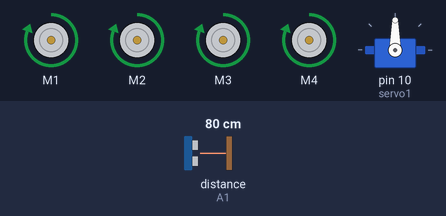
Bench run of a sketch on a simulated Arduino Uno, built with avr-gcc and run on an emulated ATmega328P. Parts: 4 × DC motor (green arrow = forward, orange = backward, longer = faster), servo. Inputs (shaded band) come from the test bench; at power-on: distance to the obstacle (sensor on A1) 80 cm. The echo pulse lasts 58.3 µs per cm.

Above: at 1.2 s.
1.3 s: distance to the obstacle (sensor on A1) set to 37 cm
2.8 s: distance to the obstacle (sensor on A1) set to 30 cm
At 4.3 s:
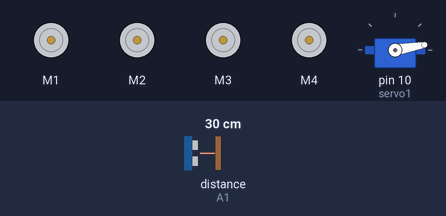
5.8 s: distance to the obstacle (sensor on A1) set to 35 cm
At 6.08 s:
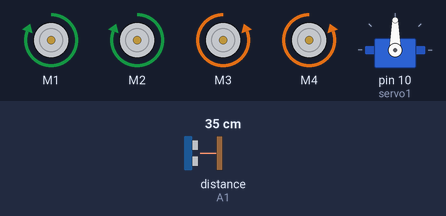
7.7 s: distance to the obstacle (sensor on A1) set to 2 cm
At 10.5 s:
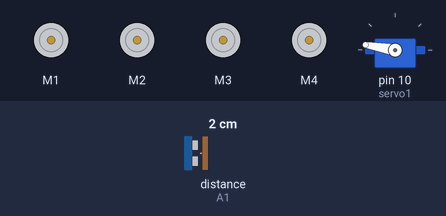
Timing chart, 0 to 11.7 s (numbered marks = the images above; inputs shaded):
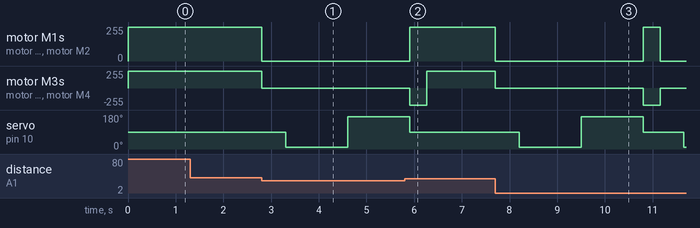

The sketch:

RoverBot_Software.ino
```cpp
//Code written by: Mohamed Adam Jemal

//Disclaimer

/*
  This Arduino code for the car robot is open source and free to use, modify, and distribute.

  You are welcome to:
  - Use this code for personal or commercial projects.
  - Modify and adapt this code to suit your needs.
  - Share this code with others.

  If you distribute or share this code, please retain this disclaimer.

  Thank you for contributing to the open-source community!
*/


//////////////////////////////////////////////////// Inclusion of libraries////////////////////////////////////////////////


#include <AFMotor.h>   // Include the AFMotor library for motor control
#define CUSTOM_SETTINGS
#define INCLUDE_GAMEPAD_MODULE
#include <Dabble.h>   // Include the Dabble library for Bluetooth Communication
#include <Servo.h>   // Include the Servo library for servo motor control //
#include <NewPing.h> // Include the NewPing library for the ultrasonic sensor //


//////////////////////////////////////////////////// Creating  Objects ////////////////////////////////////////////////////


NewPing uls_sensor1(A0, A1, 400);   /* Create an object of the NewPing class for ultrasonic sensor with the AnalogPin 0 as Trig pin and the AnalogPin1 as
an EchoPin and a max distance of 400cm */

Servo servo1;  // Create a Servo object for the servo motor

AF_DCMotor motor1(1);	// Create AF_DCMotor object for motor1
AF_DCMotor motor2(2);	// Create AF_DCMotor object for motor2
AF_DCMotor motor3(3);	// Create AF_DCMotor object for motor3
AF_DCMotor motor4(4);	// Create AF_DCMotor object for motor4


/////////////////////////////////////////////////// Movement  functions ///////////////////////////////////////////////////


// Moving forward function

void forward() {
  motor1.run(FORWARD);
  motor2.run(FORWARD);
  motor3.run(FORWARD);
  motor4.run(FORWARD);
}

// Moving backward function

void backward() {
  motor1.run(BACKWARD);
  motor2.run(BACKWARD);
  motor3.run(BACKWARD);
  motor4.run(BACKWARD);
}

// Turning right function

void right() {
  motor1.run(FORWARD);
  motor2.run(FORWARD);
  motor3.run(BACKWARD);
  motor4.run(BACKWARD);
}

// Turning left function

void left() {
  motor1.run(BACKWARD);
  motor2.run(BACKWARD);
  motor3.run(FORWARD);
  motor4.run(FORWARD);
}

// Function to stop all RoverBot motors

void stop() {
  motor1.run(RELEASE);
  motor2.run(RELEASE);
  motor3.run(RELEASE);
  motor4.run(RELEASE);
}


/////////////////////////////////////////////////// Distance measurement functions ///////////////////////////////////////


// Function to measure the forward distance using the ultrasonic sensor

unsigned int mes_dist_forward() {
  unsigned int distance = uls_sensor1.ping_cm();
  return distance;
}

// Function to measure the right distance using the servo and ultrasonic sensor

int mes_dist_right() {
  servo1.write(10);
  delay(1000);
  unsigned int dist_right = uls_sensor1.ping_cm();
  delay(300);
  servo1.write(90);
  return dist_right;
}

// Function to measure the left distance using the servo and ultrasonic sensor

int mes_dist_left() {
  servo1.write(170);
  delay(1000);
  unsigned int dist_left = uls_sensor1.ping_cm();
  delay(300);
  servo1.write(90);
  return dist_left;
}

// Function to choose between turning to the right or to the left based on the longest distance captured by the ultrasonic Sensor
void search() {
  if (mes_dist_right() >= mes_dist_left()) {
    right();
    delay(350);
    forward();
  } else {
    left();
    delay(350);
    forward();
  }
}

/////////////////////////////////////////////////// Setup function /////////////////////////////////////////////

void setup() {
  Dabble.begin(9600, 0, 1);  // Initialize Dabble for Bluetooth communication
  motor1.setSpeed(255);  // Set motors speeds
  motor2.setSpeed(255);
  motor3.setSpeed(255);
  motor4.setSpeed(255);
  servo1.attach(10);  // Attach the servo to pin 10
  servo1.write(90);   // Set the initial position of the servo (90 degree)
}

///////////////////////////////////////////////////  Loop function /////////////////////////////////////////////

bool obs_mode = true; // Initialize RoverBot to the Autonomous Mode (Obstacles avoiding Mode)

void loop() {
  Dabble.processInput();  // Process Bluetooth inputs from Dabble app
  if (GamePad.isCrossPressed()) {
    obs_mode = false; // deactivate the Autonomous Mode
  } else if (GamePad.isTrianglePressed() || (obs_mode)) {
    obs_mode = true; // activate the Autonomous Mode
    if (mes_dist_forward() >= 33) {
      forward();
    } else {
      stop();
      delay(500);
      search();
      forward();
    }
} else {
    if ((GamePad.isUpPressed()) && (mes_dist_forward() >= 33)) {
      forward();
    } else if (GamePad.isDownPressed()) {
      backward();
    } else if (GamePad.isRightPressed()) {
      right();
    } else if (GamePad.isLeftPressed()) {
      left();
    } else {
      stop();
    }
  }
}
```

Measured:
- the behaviour switches between 33 and 32 cm on distance to the obstacle (sensor on A1) (found by bisection; images 0 and 1)
- after the input at 1.3 s, every drawn part: stays the same
- after the input at 2.8 s, motor M1–4: forward 255/255 → stopped at once; servo on pin 10 (servo1): 90° → 10° after 0.50 s, → 170° 1.3 s later
- after the input at 5.8 s, motor M1, motor M2: goes on until 5.9 s, then stays forward 255/255; servo on pin 10 (servo1): goes on until 5.9 s, then stays 90°
- after the input at 7.7 s, motor M1, motor M2: forward 255/255 → stopped at once, → forward 255/255 3.1 s later, → stopped 0.35 s later; motor M3, motor M4: forward 255/255 → stopped at once, → backward 255/255 3.1 s later, → stopped 0.35 s later; servo on pin 10 (servo1): 90° → 10° after 0.50 s, → 170° 1.3 s later, → 90° 1.3 s later, → 10° 0.85 s later
